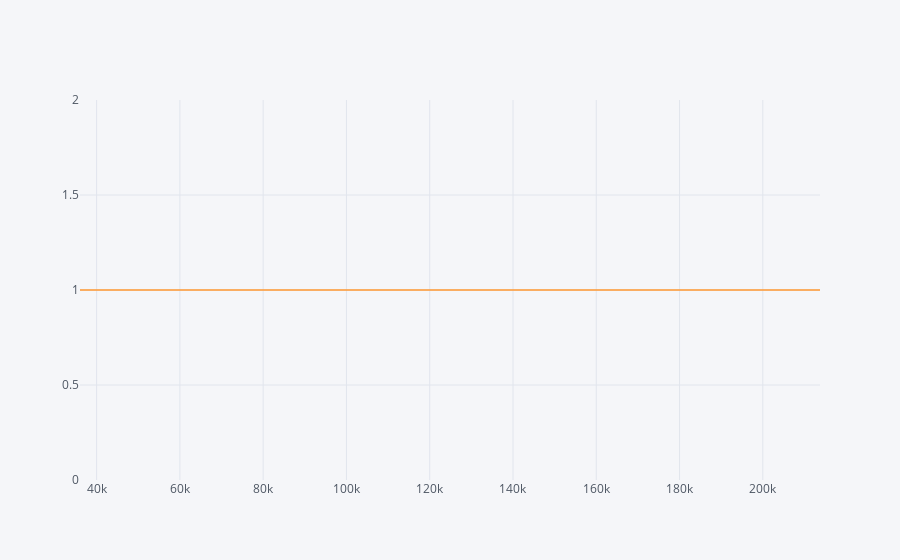

The cell this chart's notebook holds for it:
### Markdown cell above
##### Looks like all of them have a similarity index of 1! Which means we are likely to have a good list of movies to recommend our test user.

If our dataset included better parameters that define the user's choices, then we can redefine our similarity index and refine our predictions.

### Code cell
# Let's look at the top 10 users with high similarity of our test user.

top1000Users = pearsonDF.sort_values(by='similarityIndex', ascending=False)[0:1000]

import chart_studio.plotly as py
import plotly.graph_objs as go
from plotly.offline import iplot, init_notebook_mode

# Using plotly + cufflinks in offline mode
import cufflinks
cufflinks.go_offline(connected=True)
init_notebook_mode(connected=True)

top10Users.iplot(x = 'userId', y = 'similarityIndex')

### Figure 1 — Plotly figure (JSON) as saved in the notebook; plotly's stock layout.template omitted (floating-point values rounded to 4 significant figures)
{"data": [{"line": {"color": "rgba(255, 153, 51, 1.0)", "dash": "solid", "shape": "linear", "width": 1.3}, "mode": "lines", "name": "similarityIndex", "text": "", "type": "scatter", "x": [86867, 170013, 36011, 114683, 42025, 213732, 114604, 147176, 82972, 209126], "y": [1.0, 1.0, 1.0, 1.0, 1.0, 1.0, 1.0, 1.0, 1.0, 1.0]}], "layout": {"legend": {"bgcolor": "#F5F6F9", "font": {"color": "#4D5663"}}, "paper_bgcolor": "#F5F6F9", "plot_bgcolor": "#F5F6F9", "title": {"font": {"color": "#4D5663"}}, "xaxis": {"gridcolor": "#E1E5ED", "showgrid": true, "tickfont": {"color": "#4D5663"}, "title": {"font": {"color": "#4D5663"}, "text": ""}, "zerolinecolor": "#E1E5ED"}, "yaxis": {"gridcolor": "#E1E5ED", "showgrid": true, "tickfont": {"color": "#4D5663"}, "title": {"font": {"color": "#4D5663"}, "text": ""}, "zerolinecolor": "#E1E5ED"}}}
